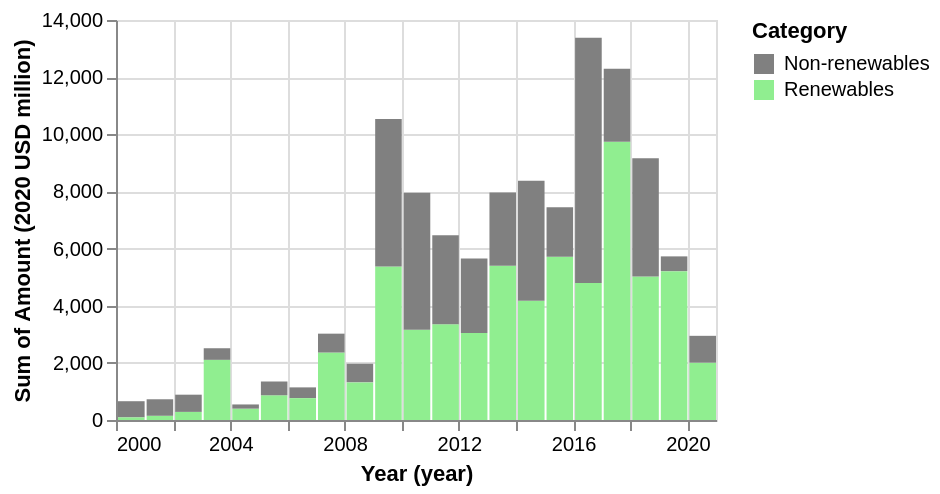

Write the Vega-Lite specification saved for this chart.
### Vega-Lite specification from a JSON file in a GitHub repository (floating-point values rounded to 4 significant figures; data arrays with more than 128 entries replaced by an {"elided": "..."} marker saying what was removed)
{"$schema": "https://vega.github.io/schema/vega-lite/v5.json", "width": 300, "height": 200, "data": {"values": {"elided": "4846 records"}, "format": {"parse": {"Year": "date"}}}, "mark": "bar", "encoding": {"x": {"timeUnit": "year", "field": "Year", "axis": {"format": "%Y"}}, "y": {"aggregate": "sum", "field": "Amount (2020 USD million)"}, "color": {"field": "Category", "scale": {"range": ["grey", "lightgreen"]}}}}
